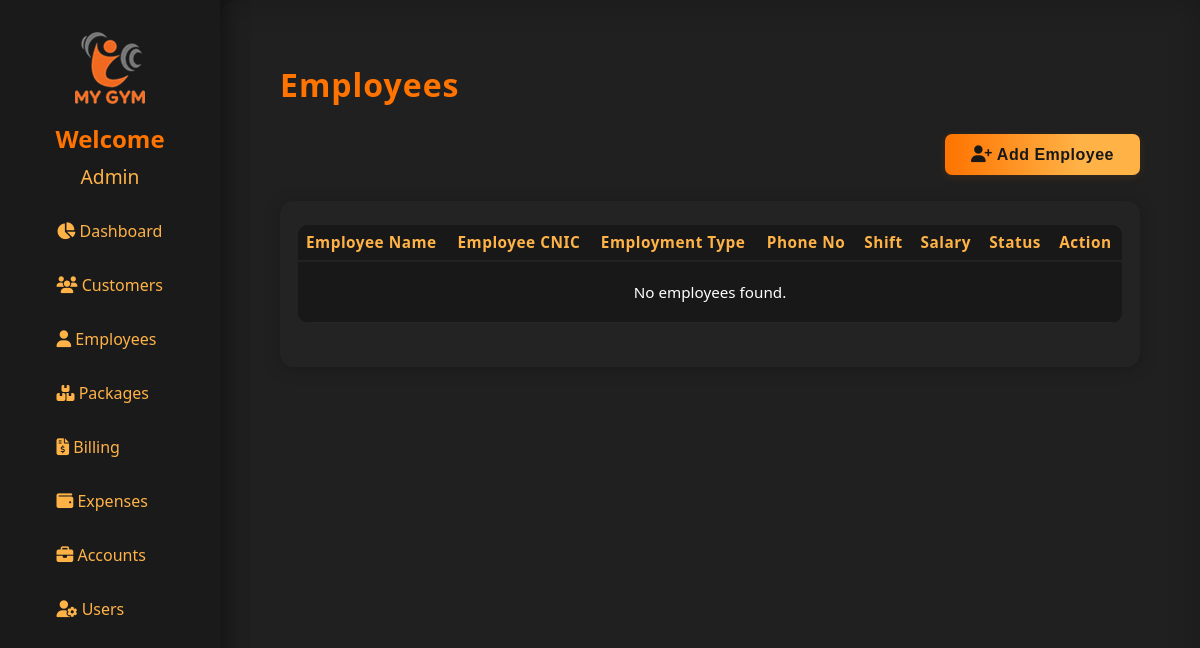
Before: /employees (signed in) with the older database file.
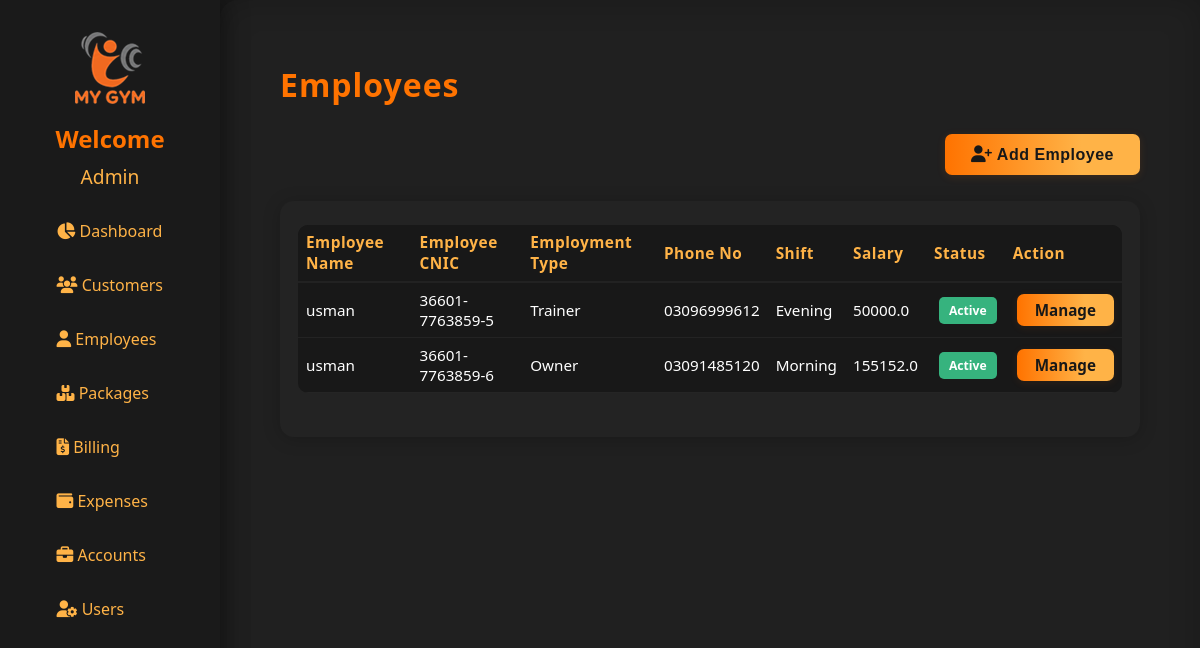
After: the same page with the newer database file.
### models.py (models this page shows, shortened)
class User(UserMixin, db.Model):
    id = db.Column(db.Integer, primary_key=True)
    username = db.Column(db.String(80), unique=True, nullable=False)
    password_hash = db.Column(db.String(128))
    thumb_id = db.Column(db.String(100))
    role_id = db.Column(db.String(100))
    created_at = db.Column(db.DateTime, default=datetime.utcnow)
    updated_at = db.Column(db.DateTime, default=datetime.utcnow, onupdate=datetime.utcnow)

class Employee(db.Model):
    id = db.Column(db.Integer, primary_key=True)
    name = db.Column(db.String(100), nullable=False)
    status = db.Column(db.String(50), nullable=False)
    employment_type = db.Column(db.String(50), nullable=False)
    timing = db.Column(db.String(50), nullable=True)
    shift = db.Column(db.String(50), nullable=True)
    salary = db.Column(db.Float, nullable=True)
    phone_number = db.Column(db.String(20), nullable=True)
    cnic = db.Column(db.String(20), nullable=True)
    thumb_id = db.Column(db.String(100))  # For attendance
    salaries = db.relationship('SalaryHistory', backref='employee', primaryjoin="Employee.id == foreign(SalaryHistory.employee_id)", cascade="all, delete-orphan")
    created_at = db.Column(db.DateTime, default=datetime.utcnow)
    updated_at = db.Column(db.DateTime, default=datetime.utcnow, onupdate=datetime.utcnow)

### app.py (the view)
@app.route('/employees')
@login_required
def employees():
    if str(current_user.role_id) != '1':
        abort(403)
    all_employees = Employee.query.all()
    form = EmployeeForm()  # create the form instance
    return render_template('employees.html', employees=all_employees, form=form)

### app.py (called while the page is built)
@login_manager.user_loader
def load_user(user_id):
    return db.session.get(User, int(user_id))

### templates/employees.html (shortened to what this page needs)
{% extends "base.html" %}
{% block content %}
<h1 style="color:#ff7300; letter-spacing:1px; margin-bottom: 28px;">Employees</h1>
<div class="customers-header" style="display: flex; justify-content: flex-end;">
    <button class="leet-btn" style="width:auto; padding:12px 26px; font-size:1em;" onclick="openAddEmployeeModal()">
        <i class="fa fa-user-plus"></i> Add Employee
    </button>
</div>
<div class="customers-table-wrap">
    <table class="customers-table">
        <thead>
            <tr>
                <th>Employee Name</th>
                <th>Employee CNIC</th>
                <th>Employment Type</th>
                <th>Phone No</th>
                <th>Shift</th>
                <th>Salary</th>
                <th>Status</th>
                <th>Action</th>
            </tr>
        </thead>
        <tbody class="customers-table-body">
            {% for e in employees %}
            <tr>
                <td>
                    {% if e.name and e.name|length > 20 %}
                        <span title="{{ e.name }}">{{ e.name[:20] }}&hellip;</span>
                    {% else %}
                        {{ e.name }}
                    {% endif %}
                </td>
                <td>{{ e.cnic }}</td>
                <td>{{ e.employment_type }}</td>
                <td>{{ e.phone_number }}</td>
                <td>{{ e.shift }}</td>
                <td>{{ e.salary or 'No data' }}</td>
                <td>
                    {% if e.status and e.status|lower == 'active' %}
                        <span class="status-badge status-active">{{ e.status }}</span>
                    {% elif e.status and e.status|lower == 'inactive' %}
                        <span class="status-badge status-inactive">{{ e.status }}</span>
                    {% else %}
                        <span class="status-badge status-unpaid">{{ e.status or 'Inactive' }}</span>
                    {% endif %}
                </td>
                <td>
                    <a href="{{ url_for('manage_employee', employee_id=e.id) }}" class="manage-btn">Manage</a>
                </td>
            </tr>
            {% else %}
            <tr>
                <td colspan="8" style="text-align:center; padding:20px;">No employees found.</td>
            </tr>
            {% endfor %}
        </tbody>
    </table>
</div>
{% endblock %}

### templates/base.html (shortened to what this page needs)
<!DOCTYPE html>
<html lang="en">
<head>
    <link rel="stylesheet" href="{{ url_for('static', filename='style.css') }}">
    <link rel="stylesheet" href="https://cdnjs.cloudflare.com/ajax/libs/font-awesome/6.4.2/css/all.min.css">
</head>
<body>
    {% if not hide_sidebar %}
    <div class="sidebar">
        <img src="{{ url_for('static', filename='logo.png') }}" class="logo-center"/>
        <div class="sidebar-user">
            {% if current_user.is_authenticated %}
                <div style="font-size: 1.5em; color: #ff7300; font-weight: 600;">Welcome</div>
                {% if current_user.username|length > 12 %}
                    <div style="font-size: 1.2em;color: #ffb347;margin-top: 8px;word-break: break-word;text-align: center;"
                        title="{{ current_user.username|capitalize }}">
                        {{ current_user.username[:12]|capitalize }}&hellip;
                    </div>
                {% else %}
                    <div style="font-size: 1.2em;color: #ffb347;margin-top: 8px;word-break: break-word;text-align: center;">
                        {{ current_user.username|capitalize }}
                    </div>
                {% endif %}
            {% else %}
                <div style="font-size: 1.5em; color: #ff7300; font-weight: 600;">Welcome to My Gym</div>
            {% endif %}
        </div>
        <div class="sidebar-nav-scroll scroll-hidden" style="height: 450px;">
            <ul>
                <li><a href="/"><i class="fa fa-chart-pie"></i> Dashboard</a></li>
                <li><a href="/customers"><i class="fa fa-users"></i> Customers</a></li>
                {% if current_user.role_id == '1' %}
                    <li>
                        <a href="{{ url_for('employees') }}">
                            <i class="fa fa-user"></i> Employees
                        </a>
                    </li>
                {% endif %}
                <li>
                    <a href="{{ url_for('packages') }}">
                        <i class="fa-solid fa-boxes-stacked"></i> Packages
                    </a>
                </li>
                <li><a href="/billing"><i class="fa fa-file-invoice-dollar"></i> Billing</a></li>
                <li><a href="/expenses"><i class="fa fa-wallet"></i> Expenses</a></li>
                {% if current_user.role_id == '1' %}
                <li><a href="/accounts"><i class="fa fa-briefcase"></i> Accounts</a></li>
                {% endif %}
                {% if current_user.role_id == '1' %}
                <li><a href="/users"><i class="fa fa-user-cog"></i> Users</a></li>
                {% endif %}
                <li><a href="/attendance"> Attendance</a></li>
            </ul>
        </div>
    </div>
    {% endif %}
    <div class="main-content{% if hide_sidebar %} no-sidebar{% endif %}">
        {% block content %}{% endblock %}
    </div>
</body>
</html>

### static/style.css (style rules this page uses)
body { margin: 0; font-family: 'Segoe UI', Arial, sans-serif; background: #181818; color: #fff; }
.leet-btn { background: linear-gradient(90deg, #ff7300, #ffb347 70%); color: #181818; border: none; font-size: 1.01em; font-weight: 600; padding: 14px 0; width: 100%; margin-top: 0px; border-radius: 7px; cursor: pointer; box-shadow: 0 2px 8px rgba(255,115,0,0.13); letter-spacing: 0.5px; transition: background 0.15s, color 0.15s; }
.sidebar { position: fixed; left: 0; top: 0; width: 220px; height: 100%; background: #1a1a1a; padding: 32px 0 0 0; box-shadow: 2px 0 24px #0006; display: flex; flex-direction: column; align-items: center; z-index: 100; }
.logo-center { display: block; margin: 0 auto 18px auto; max-width: 90px; }
.sidebar ul { list-style: none; padding: 0; width: 100%; }
.sidebar ul li { margin: 0; width: 100%; }
.scroll-hidden { overflow-y: auto; scrollbar-width: none; -ms-overflow-style: none; }
.sidebar ul li a { display: block; color: #ffb347; padding: 14px 36px; font-size: 1em; text-decoration: none; border-radius: 0 20px 20px 0; transition: background 0.18s, color 0.18s; margin-bottom: 4px; }
.main-content { margin-left: 220px; padding: 42px 5vw 32px 5vw; min-height: 100vh; background: #202020; box-shadow: 0 0 32px #0003 inset; border-radius: 18px 0 0 0; }
body, .main-content, .login-container { animation: fadein 0.7s; }
.customers-header { display: flex; justify-content: flex-end; align-items: center; margin-bottom: 18px; }
.customers-table-wrap { background: #232323; padding: 24px 18px; border-radius: 14px; box-shadow: 0 2px 18px #0003; overflow-x: auto; }
.customers-table { width: 100%; border-collapse: collapse; color: #fff; background: transparent; font-size: 0.97em; }
.customers-table-body { width: 100%; border-collapse: collapse; color: #fff; background: transparent; font-size: 0.99em; }
.customers-table th, .customers-table td { padding-top: 12px; padding-bottom: 12px; }
.customers-table { width: 100%; border-collapse: collapse; background: #181818; margin-bottom: 20px; border-radius: 10px; overflow: hidden; }
.customers-table th, .customers-table td { padding: 14px 10px; text-align: center; border-bottom: 1px solid #232323; font-size: 1em; }
.customers-table th { background: #232323; color: #ffb347; font-weight: 600; letter-spacing: 0.5px; border-bottom: 2px solid #ff7300; }
.customers-table tbody tr:last-child td { border-bottom: none; }
.customers-table th, .customers-table td { padding: 14px 18px; text-align: left; }
.customers-table th { background: #181818; color: #ffb347; font-weight: 600; letter-spacing: 0.5px; border-bottom: 2px solid #222; }
.customers-table tr { border-bottom: 1.5px solid #252525; transition: background 0.15s; }
.manage-btn { background: linear-gradient(90deg, #ff7300, #ffb347 70%); color: #181818; border: none; font-size: 1em; font-weight: 600; padding: 6px 18px; border-radius: 7px; cursor: pointer; text-decoration: none; box-shadow: 0 2px 8px rgba(255,115,0,0.09); transition: background 0.15s, color 0.15s; margin-left: 4px; }
.leet-btn { background: linear-gradient(90deg, #ff7300, #ffb347 70%); color: #181818; border: none; font-size: 1.1em; font-weight: 600; padding: 13px 0; width: 100%; border-radius: 7px; cursor: pointer; margin-top: 0px; box-shadow: 0 2px 8px rgba(255,115,0,0.13); letter-spacing: 0.5px; transition: background 0.15s, color 0.15s; }
.status-badge { display: inline-block; padding: 4px 16px; border-radius: 16px; font-weight: 600; font-size: 0.98em; color: #fff; }
.status-active { background: #37b24d; }
.status-badge { border-radius: 12px; padding: 5px 10px; font-size: 0.80em; margin-left: 5px; }
.status-active { background: #37b24d; color: #fff; }
.fa { font-size: 1.05em; }
.customers-table th, .customers-table td { padding: 7px 8px; font-size: 0.99em; vertical-align: middle; }
.customers-header { display: flex; justify-content: space-between; align-items: center; margin-bottom: 26px; gap: 18px; }
.leet-btn { height: 41px; font-size: 1.08em; }
.status-badge { padding: 5px 10px; border-radius: 5px; font-weight: bold; }
.status-active { background-color: #36b37e; color: #fff; }

Changed rows visible on the page:
added Employee: name "usman", cnic "36601-7763859-5", employment_type "Trainer", phone_number "03096999612", shift "Evening", salary "50000.0", status "Active"
added Employee: name "usman", cnic "36601-7763859-6", employment_type "Owner", phone_number "03091485120", shift "Morning", salary "155152.0", status "Active"
Other visible differences:
text no longer shown: "No employees found."
